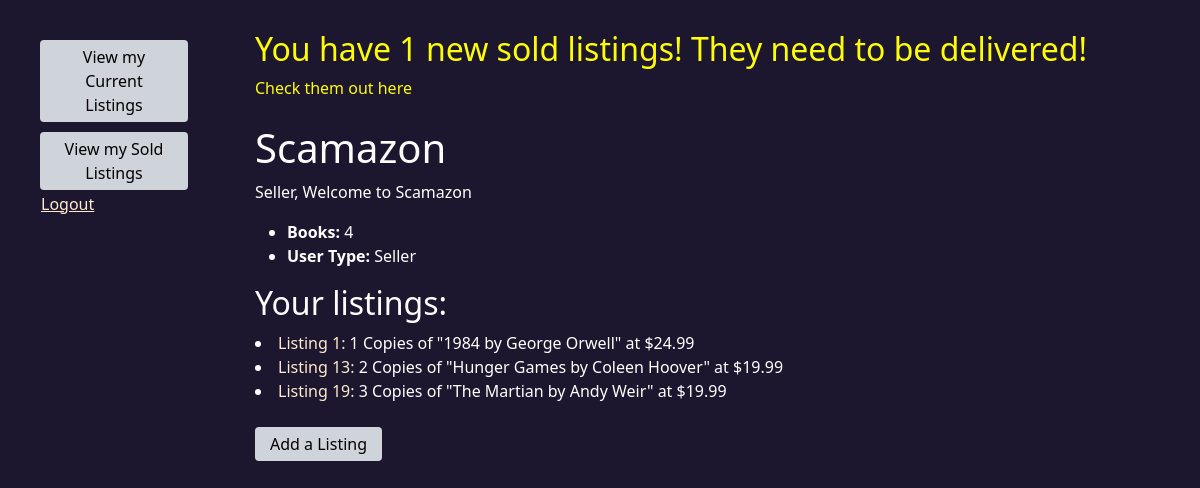
/seller/ (signed in), run on the app's committed database.
### store/models.py (models this page shows, shortened)
class CustomUser(AbstractUser):
    type = models.CharField(max_length=10)

class Listing(models.Model):
    listingID = models.CharField(max_length = 13)
    isbn = models.ForeignKey(Book, null = True, on_delete=models.CASCADE)
    quantity = models.IntegerField(default = 1)
    userID = models.ForeignKey(CustomUser, null = True, on_delete=models.DO_NOTHING)
    price = models.FloatField(default = 0, validators = [MinValueValidator(0)])
    image = models.ForeignKey(Image, null = True, on_delete=models.CASCADE)

class Book(models.Model):
    title = models.CharField(max_length=200)
    author = models.CharField(max_length=200)
    isbn = models.CharField(max_length=13, primary_key=True)
    pages = models.IntegerField(default=0, validators = [MinValueValidator(0)])
    rating = models.FloatField(default=0, validators = [MinValueValidator(0), MaxValueValidator(5.0)])
    description = models.CharField(default = None, blank = True, null = True, max_length = 1500)
    def __str__(self):
        return self.title + " by " + self.author

### store/views.py (the view)
# urls.py: path("seller/", views.seller_dashboard, name="seller_dashboard"),
@login_required
def seller_dashboard(request):
    num_books = Book.objects.all().count()
    listings_list = Listing.objects.filter(userID=request.user.id)
    orders_list = Order.objects.filter(seller=request.user)
    undelivered_count = 0
    for order in orders_list:
        if not order.delivered:
            undelivered_count += 1
    context = {
        'num_books': num_books,
        'user_type': request.user.type,
        'listing_list': listings_list,
        'undelivered_count': undelivered_count
    }
    return render(request, 'seller_dashboard.html', context=context)

### store/templates/seller_dashboard.html (shortened to what this page needs)
{% extends "base_generic.html" %}
{% block content %}
  {%if undelivered_count > 0 %}
  <h2 class="notification">You have {{undelivered_count}} new sold listings! They need to be delivered!</h2>
  <a class="notification" href="/seller_orders/">Check them out here</a>
  <br>
  <br>
  {%endif%}
  <h1>Scamazon</h1>
  <p>
    Seller, Welcome to Scamazon
  </p>
  <ul>
    <li><strong>Books:</strong> {{ num_books }}</li>
    <li><strong>User Type:</strong> {{ user_type }}</li>
  </ul>
  <h2>Your listings: </h2>
  {%for listing in listing_list %}
    <li><a href="/seller/listings/{{listing.id}}"> Listing {{listing.id}}: </a> {{listing.quantity}} Copies of "{{listing.isbn}}" at ${{listing.price}}</li>
  {%endfor%}
  <br>
  <form action="{% url 'add_listing' %}" method="POST">
    <button type="submit">Add a Listing</button>
    </form>
{% endblock %}

### store/static/style.css (style rules this page uses)
body { background-color: rgba(28,23,47,255); color: white; }
a, .btn-link { color: blanchedalmond; }
a { text-decoration: none; }
.notification { color: yellow; }

### data on the page
CustomUser: type "Seller"
Listing: id "1", quantity "1", isbn "1984 by George Orwell", price "24.99"
Listing: id "13", quantity "2", isbn "Hunger Games by Coleen Hoover", price "19.99"
Listing: id "19", quantity "3", isbn "The Martian by Andy Weir", price "19.99"

### other printed values
{{ undelivered_count }} "1"
{{ num_books }} "4"
